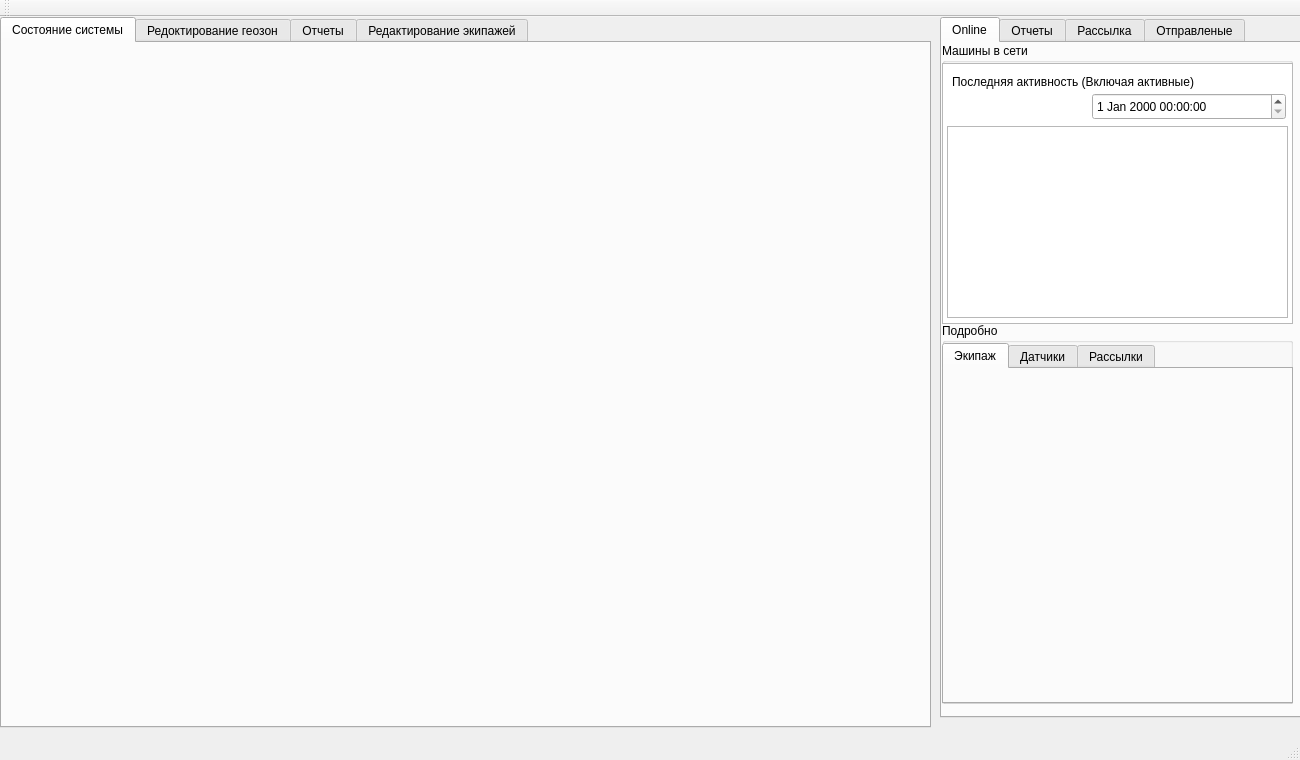
<?xml version="1.0" encoding="UTF-8"?>
<ui version="4.0">
 <class>dispWindow</class>
 <widget class="QMainWindow" name="dispWindow">
  <property name="geometry">
   <rect>
    <x>0</x>
    <y>0</y>
    <width>1300</width>
    <height>760</height>
   </rect>
  </property>
  <property name="minimumSize">
   <size>
    <width>1300</width>
    <height>760</height>
   </size>
  </property>
  <property name="maximumSize">
   <size>
    <width>1300</width>
    <height>760</height>
   </size>
  </property>
  <property name="windowTitle">
   <string>dispWindow</string>
  </property>
  <widget class="QWidget" name="centralWidget">
   <widget class="QTabWidget" name="tabWidget">
    <property name="geometry">
     <rect>
      <x>940</x>
      <y>0</y>
      <width>361</width>
      <height>701</height>
     </rect>
    </property>
    <property name="currentIndex">
     <number>0</number>
    </property>
    <widget class="QWidget" name="tab_8">
     <attribute name="title">
      <string>Online</string>
     </attribute>
     <widget class="QGroupBox" name="groupBox_8">
      <property name="geometry">
       <rect>
        <x>0</x>
        <y>0</y>
        <width>351</width>
        <height>281</height>
       </rect>
      </property>
      <property name="title">
       <string>Машины в сети</string>
      </property>
      <widget class="QListWidget" name="listWidget">
       <property name="geometry">
        <rect>
         <x>0</x>
         <y>20</y>
         <width>351</width>
         <height>261</height>
        </rect>
       </property>
      </widget>
      <widget class="QLabel" name="Activ_Label">
       <property name="geometry">
        <rect>
         <x>10</x>
         <y>30</y>
         <width>311</width>
         <height>17</height>
        </rect>
       </property>
       <property name="baseSize">
        <size>
         <width>0</width>
         <height>0</height>
        </size>
       </property>
       <property name="text">
        <string>Последняя активность (Включая активные)</string>
       </property>
      </widget>
      <widget class="QDateTimeEdit" name="activDataTime">
       <property name="geometry">
        <rect>
         <x>150</x>
         <y>50</y>
         <width>194</width>
         <height>27</height>
        </rect>
       </property>
      </widget>
      <widget class="QTableView" name="activeCarQTable">
       <property name="geometry">
        <rect>
         <x>5</x>
         <y>83</y>
         <width>341</width>
         <height>192</height>
        </rect>
       </property>
      </widget>
     </widget>
     <widget class="QGroupBox" name="groupBox_9">
      <property name="geometry">
       <rect>
        <x>0</x>
        <y>280</y>
        <width>351</width>
        <height>381</height>
       </rect>
      </property>
      <property name="title">
       <string>Подробно</string>
      </property>
      <widget class="QTabWidget" name="tabWidget_3">
       <property name="geometry">
        <rect>
         <x>0</x>
         <y>20</y>
         <width>351</width>
         <height>361</height>
        </rect>
       </property>
       <property name="currentIndex">
        <number>0</number>
       </property>
       <widget class="QWidget" name="tab_9">
        <attribute name="title">
         <string>Экипаж</string>
        </attribute>
       </widget>
       <widget class="QWidget" name="tab_10">
        <attribute name="title">
         <string>Датчики</string>
        </attribute>
       </widget>
       <widget class="QWidget" name="tab_11">
        <attribute name="title">
         <string>Рассылки</string>
        </attribute>
       </widget>
      </widget>
     </widget>
    </widget>
    <widget class="QWidget" name="tab">
     <attribute name="title">
      <string>Отчеты</string>
     </attribute>
     <widget class="QGroupBox" name="groupBox">
      <property name="geometry">
       <rect>
        <x>0</x>
        <y>0</y>
        <width>351</width>
        <height>171</height>
       </rect>
      </property>
      <property name="title">
       <string>Поиск пройденого маршрута</string>
      </property>
      <widget class="QPushButton" name="pushButton">
       <property name="geometry">
        <rect>
         <x>10</x>
         <y>144</y>
         <width>161</width>
         <height>27</height>
        </rect>
       </property>
       <property name="text">
        <string>Сбросить таблицу</string>
       </property>
      </widget>
      <widget class="QPushButton" name="pushButton_2">
       <property name="geometry">
        <rect>
         <x>10</x>
         <y>114</y>
         <width>161</width>
         <height>27</height>
        </rect>
       </property>
       <property name="text">
        <string>Показания с датчиков</string>
       </property>
      </widget>
      <widget class="QDateTimeEdit" name="dateTimeEdit">
       <property name="geometry">
        <rect>
         <x>140</x>
         <y>53</y>
         <width>191</width>
         <height>27</height>
        </rect>
       </property>
      </widget>
      <widget class="QDateTimeEdit" name="dateTimeEdit_2">
       <property name="geometry">
        <rect>
         <x>140</x>
         <y>83</y>
         <width>194</width>
         <height>27</height>
        </rect>
       </property>
      </widget>
      <widget class="QLabel" name="label">
       <property name="geometry">
        <rect>
         <x>10</x>
         <y>57</y>
         <width>131</width>
         <height>17</height>
        </rect>
       </property>
       <property name="text">
        <string>Начало  периода:</string>
       </property>
      </widget>
      <widget class="QLabel" name="label_2">
       <property name="geometry">
        <rect>
         <x>10</x>
         <y>87</y>
         <width>111</width>
         <height>17</height>
        </rect>
       </property>
       <property name="text">
        <string>Конец периода:</string>
       </property>
      </widget>
      <widget class="QPushButton" name="pushButton_4">
       <property name="geometry">
        <rect>
         <x>190</x>
         <y>114</y>
         <width>141</width>
         <height>27</height>
        </rect>
       </property>
       <property name="text">
        <string>Показать маршрут</string>
       </property>
      </widget>
      <widget class="QPushButton" name="pushButton_3">
       <property name="geometry">
        <rect>
         <x>190</x>
         <y>144</y>
         <width>141</width>
         <height>27</height>
        </rect>
       </property>
       <property name="text">
        <string>Сбросить маршрут</string>
       </property>
      </widget>
      <widget class="QLabel" name="label_7">
       <property name="geometry">
        <rect>
         <x>12</x>
         <y>33</y>
         <width>61</width>
         <height>10</height>
        </rect>
       </property>
       <property name="text">
        <string>Экипаж </string>
       </property>
      </widget>
      <widget class="QComboBox" name="comboBox_3">
       <property name="geometry">
        <rect>
         <x>140</x>
         <y>23</y>
         <width>191</width>
         <height>27</height>
        </rect>
       </property>
      </widget>
     </widget>
     <widget class="QGroupBox" name="groupBox_2">
      <property name="geometry">
       <rect>
        <x>0</x>
        <y>170</y>
        <width>361</width>
        <height>491</height>
       </rect>
      </property>
      <property name="title">
       <string>Показания датчиков</string>
      </property>
      <widget class="QTableView" name="tableView">
       <property name="geometry">
        <rect>
         <x>0</x>
         <y>20</y>
         <width>351</width>
         <height>471</height>
        </rect>
       </property>
      </widget>
     </widget>
    </widget>
    <widget class="QWidget" name="tab_2">
     <attribute name="title">
      <string>Рассылка</string>
     </attribute>
     <widget class="QGroupBox" name="groupBox_5">
      <property name="geometry">
       <rect>
        <x>0</x>
        <y>0</y>
        <width>351</width>
        <height>501</height>
       </rect>
      </property>
      <property name="title">
       <string>Сообщение</string>
      </property>
     </widget>
    </widget>
    <widget class="QWidget" name="tab_7">
     <attribute name="title">
      <string>Отправленые</string>
     </attribute>
     <widget class="QGroupBox" name="groupBox_6">
      <property name="geometry">
       <rect>
        <x>0</x>
        <y>320</y>
        <width>351</width>
        <height>341</height>
       </rect>
      </property>
      <property name="title">
       <string>Подробно</string>
      </property>
      <widget class="QPushButton" name="pushButton_5">
       <property name="geometry">
        <rect>
         <x>240</x>
         <y>300</y>
         <width>98</width>
         <height>27</height>
        </rect>
       </property>
       <property name="text">
        <string>Обновить</string>
       </property>
      </widget>
      <widget class="QPushButton" name="pushButton_6">
       <property name="geometry">
        <rect>
         <x>130</x>
         <y>300</y>
         <width>98</width>
         <height>27</height>
        </rect>
       </property>
       <property name="text">
        <string>Удалить</string>
       </property>
      </widget>
     </widget>
     <widget class="QGroupBox" name="groupBox_7">
      <property name="geometry">
       <rect>
        <x>0</x>
        <y>0</y>
        <width>351</width>
        <height>311</height>
       </rect>
      </property>
      <property name="title">
       <string>Лист рассылок</string>
      </property>
      <widget class="QTableView" name="tableView_2">
       <property name="geometry">
        <rect>
         <x>0</x>
         <y>20</y>
         <width>351</width>
         <height>291</height>
        </rect>
       </property>
      </widget>
     </widget>
    </widget>
   </widget>
   <widget class="QTabWidget" name="tabWidget_2">
    <property name="geometry">
     <rect>
      <x>0</x>
      <y>0</y>
      <width>931</width>
      <height>711</height>
     </rect>
    </property>
    <property name="currentIndex">
     <number>0</number>
    </property>
    <widget class="QWidget" name="tab_3">
     <attribute name="title">
      <string>Состояние системы</string>
     </attribute>
     <widget class="Marble::MarbleWidget" name="MarbleWidget">
      <property name="geometry">
       <rect>
        <x>0</x>
        <y>0</y>
        <width>931</width>
        <height>671</height>
       </rect>
      </property>
      <property name="toolTip">
       <string>The Earth</string>
      </property>
      <property name="whatsThis">
       <string>The Marble widget displays a virtual globe.</string>
      </property>
      <property name="zoom">
       <number>2100</number>
      </property>
      <property name="mapThemeId">
       <string>earth/openstreetmap/openstreetmap.dgml</string>
      </property>
      <property name="longitude" stdset="0">
       <double>82.615255000000005</double>
      </property>
      <property name="latitude" stdset="0">
       <double>49.905400000000007</double>
      </property>
     </widget>
    </widget>
    <widget class="QWidget" name="tab_4">
     <attribute name="title">
      <string>Редоктирование геозон</string>
     </attribute>
     <widget class="Marble::MarbleWidget" name="MarbleWidget_2">
      <property name="geometry">
       <rect>
        <x>0</x>
        <y>0</y>
        <width>931</width>
        <height>671</height>
       </rect>
      </property>
      <property name="toolTip">
       <string>The Earth</string>
      </property>
      <property name="whatsThis">
       <string>The Marble widget displays a virtual globe.</string>
      </property>
      <property name="mapThemeId">
       <string>earth/openstreetmap/openstreetmap.dgml</string>
      </property>
     </widget>
    </widget>
    <widget class="QWidget" name="tab_5">
     <attribute name="title">
      <string>Отчеты</string>
     </attribute>
     <widget class="Marble::MarbleWidget" name="MarbleWidget_3">
      <property name="geometry">
       <rect>
        <x>0</x>
        <y>0</y>
        <width>931</width>
        <height>491</height>
       </rect>
      </property>
      <property name="toolTip">
       <string>The Earth</string>
      </property>
      <property name="whatsThis">
       <string>The Marble widget displays a virtual globe.</string>
      </property>
      <property name="mapThemeId">
       <string>earth/openstreetmap/openstreetmap.dgml</string>
      </property>
     </widget>
     <widget class="QGroupBox" name="groupBox_3">
      <property name="geometry">
       <rect>
        <x>0</x>
        <y>490</y>
        <width>921</width>
        <height>171</height>
       </rect>
      </property>
      <property name="title">
       <string>Построение графика</string>
      </property>
      <widget class="QComboBox" name="comboBox">
       <property name="geometry">
        <rect>
         <x>140</x>
         <y>20</y>
         <width>191</width>
         <height>27</height>
        </rect>
       </property>
      </widget>
      <widget class="QLabel" name="label_3">
       <property name="geometry">
        <rect>
         <x>10</x>
         <y>54</y>
         <width>131</width>
         <height>17</height>
        </rect>
       </property>
       <property name="text">
        <string>Начало  периода:</string>
       </property>
      </widget>
      <widget class="QLabel" name="label_4">
       <property name="geometry">
        <rect>
         <x>10</x>
         <y>84</y>
         <width>111</width>
         <height>17</height>
        </rect>
       </property>
       <property name="text">
        <string>Конец периода:</string>
       </property>
      </widget>
      <widget class="QDateTimeEdit" name="dateTimeEdit_3">
       <property name="geometry">
        <rect>
         <x>140</x>
         <y>50</y>
         <width>191</width>
         <height>27</height>
        </rect>
       </property>
      </widget>
      <widget class="QDateTimeEdit" name="dateTimeEdit_4">
       <property name="geometry">
        <rect>
         <x>140</x>
         <y>80</y>
         <width>191</width>
         <height>27</height>
        </rect>
       </property>
      </widget>
      <widget class="QLabel" name="label_5">
       <property name="geometry">
        <rect>
         <x>12</x>
         <y>30</y>
         <width>61</width>
         <height>10</height>
        </rect>
       </property>
       <property name="text">
        <string>Экипаж </string>
       </property>
      </widget>
      <widget class="QLabel" name="label_6">
       <property name="geometry">
        <rect>
         <x>10</x>
         <y>110</y>
         <width>131</width>
         <height>17</height>
        </rect>
       </property>
       <property name="text">
        <string>Датчик</string>
       </property>
      </widget>
      <widget class="QComboBox" name="comboBox_2">
       <property name="geometry">
        <rect>
         <x>140</x>
         <y>110</y>
         <width>191</width>
         <height>27</height>
        </rect>
       </property>
      </widget>
      <widget class="QGroupBox" name="groupBox_4">
       <property name="geometry">
        <rect>
         <x>340</x>
         <y>0</y>
         <width>581</width>
         <height>171</height>
        </rect>
       </property>
       <property name="title">
        <string>График</string>
       </property>
      </widget>
     </widget>
    </widget>
    <widget class="QWidget" name="tab_6">
     <attribute name="title">
      <string>Редактирование экипажей</string>
     </attribute>
     <widget class="QGroupBox" name="groupBox_10">
      <property name="geometry">
       <rect>
        <x>0</x>
        <y>10</y>
        <width>921</width>
        <height>281</height>
       </rect>
      </property>
      <property name="title">
       <string>GroupBox</string>
      </property>
      <widget class="QTableWidget" name="tableWidget">
       <property name="geometry">
        <rect>
         <x>10</x>
         <y>20</y>
         <width>901</width>
         <height>251</height>
        </rect>
       </property>
      </widget>
     </widget>
     <widget class="QGroupBox" name="groupBox_11">
      <property name="geometry">
       <rect>
        <x>10</x>
        <y>290</y>
        <width>411</width>
        <height>361</height>
       </rect>
      </property>
      <property name="title">
       <string>Информация об экипаже</string>
      </property>
     </widget>
     <widget class="QGroupBox" name="groupBox_12">
      <property name="geometry">
       <rect>
        <x>430</x>
        <y>290</y>
        <width>411</width>
        <height>361</height>
       </rect>
      </property>
      <property name="title">
       <string>Настройки датчиков</string>
      </property>
     </widget>
    </widget>
   </widget>
  </widget>
  <widget class="QMenuBar" name="menuBar">
   <property name="geometry">
    <rect>
     <x>0</x>
     <y>0</y>
     <width>1300</width>
     <height>25</height>
    </rect>
   </property>
  </widget>
  <widget class="QToolBar" name="mainToolBar">
   <attribute name="toolBarArea">
    <enum>TopToolBarArea</enum>
   </attribute>
   <attribute name="toolBarBreak">
    <bool>false</bool>
   </attribute>
  </widget>
  <widget class="QStatusBar" name="statusBar"/>
 </widget>
 <layoutdefault spacing="6" margin="11"/>
 <customwidgets>
  <customwidget>
   <class>Marble::MarbleWidget</class>
   <extends>QWidget</extends>
   <header>MarbleWidget.h</header>
  </customwidget>
 </customwidgets>
 <resources/>
 <connections/>
</ui>
